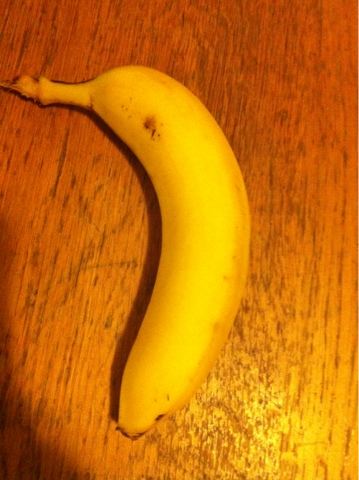
#> input picture banana.jpg, 359 x 480 px
$ python gabor_filter.py   (Python 2 division)
#> lines starting #> are read from the running program, lines starting #| are printed output that depends on the picture
import numpy as np
import cv2 as cv

kernel_size = 20 # size of gabor filter
sigma = 5 # standard deviation of Gaussian envelope
gamma = 1 # aspect ratio
psi = -90*np.pi/180 # phase offset

class GaborFilter:
    # Parameter information from
    # http://docs.opencv.org/3.0-beta/modules/imgproc/doc/filtering.html#getgaborkernel

    # Create Gabor filter with parameter wavelengths and orientations
    def __init__(self, labdas, thetas, numrows, numcols):
        self.__createGaborKernels(labdas, thetas)
        self.__numOfRows = numrows
        self.__numOfCols = numcols

    # Create set of Gabor kernels once and store it
    def __createGaborKernels(self, labdas, thetas):
        self.__kernels = [None] * len(labdas) * len(thetas)
        k = 0
        for i in xrange(len(labdas)):
            for j in xrange(len(thetas)):
                self.__kernels[k] = cv.getGaborKernel((kernel_size,kernel_size),sigma,thetas[j],labdas[i],gamma,psi)
                k += 1

    # Get Gabor texture information from input image
    def getGaborFeatures(self,image):
        # Divide image into number of blocks according to parameter block_size
        rowHeight = image.shape[1]/self.__numOfRows
        colWidth = image.shape[0]/self.__numOfCols

        #print('rowHeight: ',rowHeight)
        #print('colWidth: ',colWidth)

        # Vectors into which we will store Gabor filter information
        # for each channel (each combination of orientation and wavelength)
        # and for each block of the image
        energyVector = [];
        amplitudeVector = [];

        for i in xrange(self.__numOfRows):
            for j in xrange(self.__numOfCols):
                # Convolve each block b with each Gabor kernel i to get response matrix b_i
                for kernel in self.__kernels:
                    response = cv.filter2D(image[j*colWidth:(j+1)*colWidth,i*rowHeight:(i+1)*rowHeight], cv.CV_32F,kernel)
                    # Store information in vectors
                    energyVector.append(getLocalEnergy(response))
                    amplitudeVector.append(getMeanAmplitude(response))
                    # Show image
                    #cv.imshow('Response', response)
                    #cv.waitKey(0)
        return energyVector + amplitudeVector


# Compute local energy of parameter response matrix.
# Local Energy = sum of squared value of each element in the passed response matrix
def getLocalEnergy(response):
    return np.matrix(np.square(response)).sum()

# Compute mean amplitude of parameter response matrix.
# Mean Amplitude = sum of absolute value of each element in the passed response matrix
def getMeanAmplitude(response):
    return np.matrix(np.absolute(response)).sum()

def __test__():
    labdas = [11, 16, 21]
    thetas = [0, 45, 90]
    numrows = 3
    numcols = 3
    img = cv.imread('banana.jpg')
#> img is the input picture: shape (480, 359, 3); mean B, G, R 6.8, 111.8, 202.4
    img = cv.cvtColor(img, cv.COLOR_BGR2GRAY)
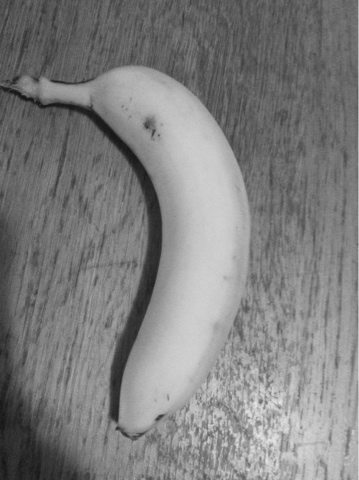
#> img: shape (480, 359); min 20, max 231, mean 126.9
    print(img.shape)
#| (480, 359)
    filt = GaborFilter(labdas, thetas, numrows, numcols)
    vect = filt.getGaborFeatures(img)
#> after the loop in getGaborFeatures, `for i in xrange(self.__numOfRows):`:
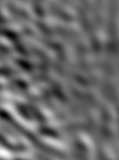
#> response: shape (160, 119) float32; min -1508.9, max 2055.6, mean -41; drawn with min black and max white
#> after the loop in getGaborFeatures, `for i in xrange(self.__numOfRows):`: amplitudeVector = 81 values, max 17015914 at index 42, min 1135036 at index 38, mean 5195307.6; energyVector = 81 values, max 3.35e+10 at index 42, min 149357312 at index 56, mean 4.23e+09
#> vect = 162 values, max 3.35e+10 at index 42, min 1135036 at index 119, mean 2.12e+09
    print vect[:20]
#> (printed output is left out)


if __name__ == '__main__':
    __test__()
